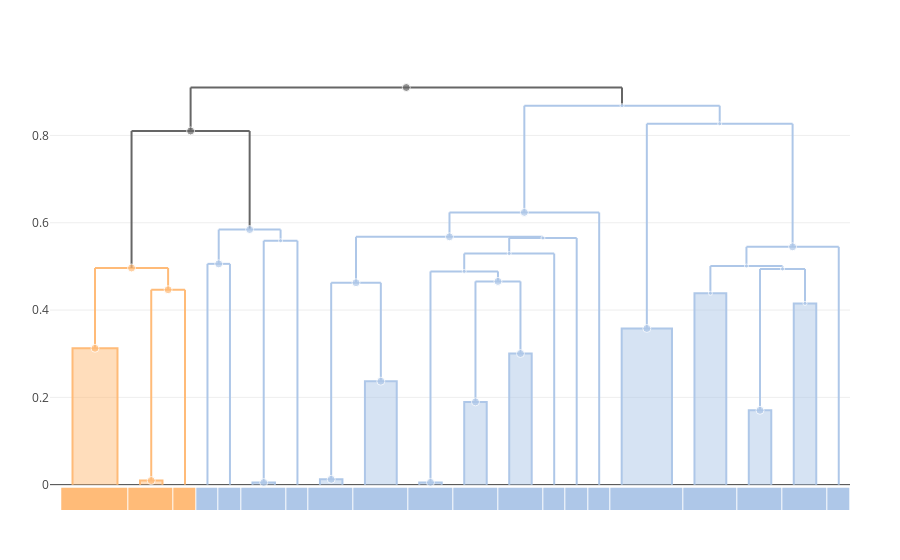

The cell this chart's notebook holds for it:
### Code cell
trees["all"] = cluster_annotate(cdata, 1:cdata.ntaxa)
plot(dendrogram(cdata, trees["all"]))

### Figure 1 — Plotly figure (JSON) as saved in the notebook; plotly's stock layout.template omitted (floating-point values rounded to 4 significant figures)
{"data": [{"hoverinfo": "skip", "line": {"color": "#FFBB78"}, "mode": "lines", "showlegend": false, "type": "scatter", "x": [2, 5.25, null, 2, 2, null, 5.25, 5.25, null], "y": [0.4964, 0.4964, null, 0.4964, 0.3124, null, 0.4964, 0.4465, null], "yaxis": "y"}, {"fill": "toself", "hoverinfo": "skip", "line": {"color": "#AEC7E8"}, "mode": "lines", "showlegend": false, "type": "scatter", "x": [12, 12, 13, 13], "y": [0, 0.01225, 0.01225, 0], "yaxis": "y"}, {"fill": "toself", "hoverinfo": "skip", "line": {"color": "#AEC7E8"}, "mode": "lines", "showlegend": false, "type": "scatter", "x": [31.06, 31.06, 32.06, 32.06], "y": [0, 0.1704, 0.1704, 0], "yaxis": "y"}, {"hoverinfo": "skip", "line": {"color": "#AEC7E8"}, "mode": "lines", "showlegend": false, "type": "scatter", "x": [17.76, 24.41, null, 17.76, 17.76, null, 24.41, 24.41, null], "y": [0.6237, 0.6237, null, 0.6237, 0.5679, null, 0.6237, 0, null], "yaxis": "y"}, {"hoverinfo": "skip", "line": {"color": "#666666"}, "mode": "lines", "showlegend": false, "type": "scatter", "x": [6.25, 25.43, null, 6.25, 6.25, null, 25.43, 25.43, null], "y": [0.9099, 0.9099, null, 0.9099, 0.8103, null, 0.9099, 0.8682, null], "yaxis": "y"}, {"hoverinfo": "skip", "line": {"color": "#AEC7E8"}, "mode": "lines", "showlegend": false, "type": "scatter", "x": [21.09, 29.77, null, 21.09, 21.09, null, 29.77, 29.77, null], "y": [0.8682, 0.8682, null, 0.8682, 0.6237, null, 0.8682, 0.8268, null], "yaxis": "y"}, {"hoverinfo": "skip", "line": {"color": "#AEC7E8"}, "mode": "lines", "showlegend": false, "type": "scatter", "x": [29.36, 32.56, null, 29.36, 29.36, null, 32.56, 32.56, null], "y": [0.5008, 0.5008, null, 0.5008, 0.4384, null, 0.5008, 0.4941, null], "yaxis": "y"}, {"fill": "toself", "hoverinfo": "skip", "line": {"color": "#AEC7E8"}, "mode": "lines", "showlegend": false, "type": "scatter", "x": [28.65, 28.65, 30.06, 30.06], "y": [0, 0.4384, 0.4384, 0], "yaxis": "y"}, {"fill": "toself", "hoverinfo": "skip", "line": {"color": "#AEC7E8"}, "mode": "lines", "showlegend": false, "type": "scatter", "x": [9, 9, 10, 10], "y": [0, 0.004933, 0.004933, 0], "yaxis": "y"}, {"hoverinfo": "skip", "line": {"color": "#AEC7E8"}, "mode": "lines", "showlegend": false, "type": "scatter", "x": [13.6, 21.91, null, 13.6, 13.6, null, 21.91, 21.91, null], "y": [0.5679, 0.5679, null, 0.5679, 0.4626, null, 0.5679, 0.5651, null], "yaxis": "y"}, {"fill": "toself", "hoverinfo": "skip", "line": {"color": "#AEC7E8"}, "mode": "lines", "showlegend": false, "type": "scatter", "x": [25.41, 25.41, 27.65, 27.65], "y": [0, 0.3578, 0.3578, 0], "yaxis": "y"}, {"hoverinfo": "skip", "line": {"color": "#AEC7E8"}, "mode": "lines", "showlegend": false, "type": "scatter", "x": [16.91, 19.91, null, 16.91, 16.91, null, 19.91, 19.91, null], "y": [0.4885, 0.4885, null, 0.4885, 0.005164, null, 0.4885, 0.4656, null], "yaxis": "y"}, {"fill": "toself", "hoverinfo": "skip", "line": {"color": "#FFBB78"}, "mode": "lines", "showlegend": false, "type": "scatter", "x": [1, 1, 3, 3], "y": [0, 0.3124, 0.3124, 0], "yaxis": "y"}, {"hoverinfo": "skip", "line": {"color": "#AEC7E8"}, "mode": "lines", "showlegend": false, "type": "scatter", "x": [12.5, 14.71, null, 12.5, 12.5, null, 14.71, 14.71, null], "y": [0.4626, 0.4626, null, 0.4626, 0.01225, null, 0.4626, 0.237, null], "yaxis": "y"}, {"hoverinfo": "skip", "line": {"color": "#AEC7E8"}, "mode": "lines", "showlegend": false, "type": "scatter", "x": [18.91, 20.91, null, 18.91, 18.91, null, 20.91, 20.91, null], "y": [0.4656, 0.4656, null, 0.4656, 0.1896, null, 0.4656, 0.3004, null], "yaxis": "y"}, {"fill": "toself", "hoverinfo": "skip", "line": {"color": "#AEC7E8"}, "mode": "lines", "showlegend": false, "type": "scatter", "x": [16.41, 16.41, 17.41, 17.41], "y": [0, 0.005164, 0.005164, 0], "yaxis": "y"}, {"hoverinfo": "skip", "line": {"color": "#AEC7E8"}, "mode": "lines", "showlegend": false, "type": "scatter", "x": [9.5, 11, null, 9.5, 9.5, null, 11, 11, null], "y": [0.5588, 0.5588, null, 0.5588, 0.004933, null, 0.5588, 0, null], "yaxis": "y"}, {"fill": "toself", "hoverinfo": "skip", "line": {"color": "#AEC7E8"}, "mode": "lines", "showlegend": false, "type": "scatter", "x": [14, 14, 15.41, 15.41], "y": [0, 0.237, 0.237, 0], "yaxis": "y"}, {"hoverinfo": "skip", "line": {"color": "#AEC7E8"}, "mode": "lines", "showlegend": false, "type": "scatter", "x": [20.41, 23.41, null, 20.41, 20.41, null, 23.41, 23.41, null], "y": [0.5651, 0.5651, null, 0.5651, 0.5295, null, 0.5651, 0, null], "yaxis": "y"}, {"hoverinfo": "skip", "line": {"color": "#AEC7E8"}, "mode": "lines", "showlegend": false, "type": "scatter", "x": [30.96, 35.06, null, 30.96, 30.96, null, 35.06, 35.06, null], "y": [0.5449, 0.5449, null, 0.5449, 0.5008, null, 0.5449, 0, null], "yaxis": "y"}, {"fill": "toself", "hoverinfo": "skip", "line": {"color": "#AEC7E8"}, "mode": "lines", "showlegend": false, "type": "scatter", "x": [33.06, 33.06, 34.06, 34.06], "y": [0, 0.4152, 0.4152, 0], "yaxis": "y"}, {"hoverinfo": "skip", "line": {"color": "#AEC7E8"}, "mode": "lines", "showlegend": false, "type": "scatter", "x": [26.53, 33.01, null, 26.53, 26.53, null, 33.01, 33.01, null], "y": [0.8268, 0.8268, null, 0.8268, 0.3578, null, 0.8268, 0.5449, null], "yaxis": "y"}, {"fill": "toself", "hoverinfo": "skip", "line": {"color": "#FFBB78"}, "mode": "lines", "showlegend": false, "type": "scatter", "x": [4, 4, 5, 5], "y": [0, 0.009385, 0.009385, 0], "yaxis": "y"}, {"hoverinfo": "skip", "line": {"color": "#AEC7E8"}, "mode": "lines", "showlegend": false, "type": "scatter", "x": [18.41, 22.41, null, 18.41, 18.41, null, 22.41, 22.41, null], "y": [0.5295, 0.5295, null, 0.5295, 0.4885, null, 0.5295, 0, null], "yaxis": "y"}, {"hoverinfo": "skip", "line": {"color": "#FFBB78"}, "mode": "lines", "showlegend": false, "type": "scatter", "x": [4.5, 6, null, 4.5, 4.5, null, 6, 6, null], "y": [0.4465, 0.4465, null, 0.4465, 0.009385, null, 0.4465, 0, null], "yaxis": "y"}, {"hoverinfo": "skip", "line": {"color": "#666666"}, "mode": "lines", "showlegend": false, "type": "scatter", "x": [3.625, 8.875, null, 3.625, 3.625, null, 8.875, 8.875, null], "y": [0.8103, 0.8103, null, 0.8103, 0.4964, null, 0.8103, 0.5844, null], "yaxis": "y"}, {"hoverinfo": "skip", "line": {"color": "#AEC7E8"}, "mode": "lines", "showlegend": false, "type": "scatter", "x": [31.56, 33.56, null, 31.56, 31.56, null, 33.56, 33.56, null], "y": [0.4941, 0.4941, null, 0.4941, 0.1704, null, 0.4941, 0.4152, null], "yaxis": "y"}, {"fill": "toself", "hoverinfo": "skip", "line": {"color": "#AEC7E8"}, "mode": "lines", "showlegend": false, "type": "scatter", "x": [20.41, 20.41, 21.41, 21.41], "y": [0, 0.3004, 0.3004, 0], "yaxis": "y"}, {"hoverinfo": "skip", "line": {"color": "#AEC7E8"}, "mode": "lines", "showlegend": false, "type": "scatter", "x": [7, 8, null, 7, 7, null, 8, 8, null], "y": [0.5058, 0.5058, null, 0.5058, 0, null, 0.5058, 0, null], "yaxis": "y"}, {"hoverinfo": "skip", "line": {"color": "#AEC7E8"}, "mode": "lines", "showlegend": false, "type": "scatter", "x": [7.5, 10.25, null, 7.5, 7.5, null, 10.25, 10.25, null], "y": [0.5844, 0.5844, null, 0.5844, 0.5058, null, 0.5844, 0.5588, null], "yaxis": "y"}, {"fill": "toself", "hoverinfo": "skip", "line": {"color": "#AEC7E8"}, "mode": "lines", "showlegend": false, "type": "scatter", "x": [18.41, 18.41, 19.41, 19.41], "y": [0, 0.1896, 0.1896, 0], "yaxis": "y"}, {"customdata": [[68, 8, "hwasookii"], [47, 2, "nucleatum"], [50, 2, "nucleatum"], [77, 14, "nucleatum"], [81, 41, "(mixed)"], [80, 28, "nucleatum"], [69, 7, "nucleatum"], [62, 3, "nucleatum"], [43, 2, "nucleatum"], [75, 13, "nucleatum"], [60, 6, "nucleatum"], [66, 6, "nucleatum"], [58, 5, "hwasookii"], [64, 5, "nucleatum"], [65, 4, "nucleatum"], [44, 2, "nucleatum"], [73, 3, "nucleatum"], [53, 3, "nucleatum"], [74, 8, "nucleatum"], [72, 8, "nucleatum"], [61, 2, "nucleatum"], [79, 14, "nucleatum"], [45, 2, "hwasookii"], [71, 7, "nucleatum"], [63, 3, "hwasookii"], [78, 13, "(mixed)"], [67, 4, "nucleatum"], [56, 2, "nucleatum"], [70, 2, "nucleatum"], [76, 5, "nucleatum"], [52, 2, "nucleatum"]], "hovertemplate": "ID: %{customdata[0]}<br>\nHeight: %{y:.3f}<br>\nGenome count: %{customdata[1]}\n<br>\n%{customdata[2]}\n<extra></extra>", "marker": {"color": ["#FFBB78", "#AEC7E8", "#AEC7E8", "#AEC7E8", "#666666", "#AEC7E8", "#AEC7E8", "#AEC7E8", "#AEC7E8", "#AEC7E8", "#AEC7E8", "#AEC7E8", "#FFBB78", "#AEC7E8", "#AEC7E8", "#AEC7E8", "#AEC7E8", "#AEC7E8", "#AEC7E8", "#AEC7E8", "#AEC7E8", "#AEC7E8", "#FFBB78", "#AEC7E8", "#FFBB78", "#666666", "#AEC7E8", "#AEC7E8", "#AEC7E8", "#AEC7E8", "#AEC7E8"], "size": [8, 8, 8, 8, 8, 4, 4, 4, 8, 8, 8, 4, 8, 8, 8, 8, 4, 8, 4, 8, 4, 4, 8, 4, 8, 8, 4, 8, 8, 8, 8]}, "mode": "markers", "showlegend": false, "type": "scatter", "x": [3.625, 12.5, 31.56, 21.09, 15.84, 25.43, 30.96, 29.36, 9.5, 17.76, 26.53, 18.41, 2, 13.6, 19.91, 16.91, 10.25, 14.71, 21.91, 33.01, 33.56, 29.77, 4.5, 20.41, 5.25, 6.25, 32.56, 20.91, 7.5, 8.875, 18.91], "y": [0.4964, 0.01225, 0.1704, 0.6237, 0.9099, 0.8682, 0.5008, 0.4384, 0.004933, 0.5679, 0.3578, 0.4885, 0.3124, 0.4626, 0.4656, 0.005164, 0.5588, 0.237, 0.5651, 0.5449, 0.4152, 0.8268, 0.009385, 0.5295, 0.4465, 0.8103, 0.4941, 0.3004, 0.5058, 0.5844, 0.1896], "yaxis": "y"}, {"colorscale": [[0, "#666666"], [0.1, "#AEC7E8"], [0.2, "#FFBB78"], [0.3, "#98DF8A"], [0.4, "#FF9896"], [0.5, "#C5B0D5"], [0.6, "#C49C94"], [0.7, "#F7B6D2"], [0.8, "#C7C7C7"], [0.9, "#DBDB8D"], [1, "#9EDAE5"]], "customdata": [[["ID 58", "hwasookii"], ["ID 45", "hwasookii"], ["Genome 34", "hwasookii"], ["Genome 27", "nucleatum"], ["Genome 30", "nucleatum"], ["ID 43", "nucleatum"], ["Genome 21", "nucleatum"], ["ID 47", "nucleatum"], ["ID 53", "nucleatum"], ["ID 44", "nucleatum"], ["ID 52", "nucleatum"], ["ID 56", "nucleatum"], ["Genome 23", "nucleatum"], ["Genome 11", "nucleatum"], ["Genome 33", "nucleatum"], ["ID 60", "nucleatum"], ["ID 62", "nucleatum"], ["ID 50", "nucleatum"], ["ID 61", "nucleatum"], ["Genome 9", "nucleatum"]]], "hovertemplate": "%{customdata[0]} <br>\n%{customdata[1]}\n<extra></extra>\n", "showscale": false, "type": "heatmap", "x": [0.5, 3.5, 5.5, 6.5, 7.5, 8.5, 10.5, 11.5, 13.5, 15.91, 17.91, 19.91, 21.91, 22.91, 23.91, 24.91, 28.15, 30.56, 32.56, 34.56, 35.56], "xgap": 1, "yaxis": "y2", "z": [[2, 2, 2, 1, 1, 1, 1, 1, 1, 1, 1, 1, 1, 1, 1, 1, 1, 1, 1, 1]], "zmax": 10, "zmin": 0}], "layout": {"autosize": true, "hovermode": "closest", "margin": {"b": 50, "l": 50, "r": 50, "t": 60}, "xaxis": {"autorange": true, "range": [0.0826, 35.56], "type": "linear", "visible": false}, "yaxis": {"autorange": true, "range": [-0.06008, 0.9749], "type": "linear"}, "yaxis2": {"autorange": true, "domain": [0, 0.05], "fixedrange": true, "range": [-0.5, 0.5], "visible": false}}}
